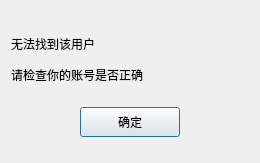
<?xml version="1.0" encoding="UTF-8"?>
<ui version="4.0">
 <class>FindFailDlg</class>
 <widget class="QDialog" name="FindFailDlg">
  <property name="geometry">
   <rect>
    <x>0</x>
    <y>0</y>
    <width>260</width>
    <height>163</height>
   </rect>
  </property>
  <property name="windowTitle">
   <string>Dialog</string>
  </property>
  <layout class="QVBoxLayout" name="verticalLayout">
   <item>
    <spacer name="verticalSpacer">
     <property name="orientation">
      <enum>Qt::Vertical</enum>
     </property>
     <property name="sizeType">
      <enum>QSizePolicy::Fixed</enum>
     </property>
     <property name="sizeHint" stdset="0">
      <size>
       <width>20</width>
       <height>20</height>
      </size>
     </property>
    </spacer>
   </item>
   <item>
    <widget class="QLabel" name="fail_tip">
     <property name="minimumSize">
      <size>
       <width>0</width>
       <height>25</height>
      </size>
     </property>
     <property name="maximumSize">
      <size>
       <width>16777215</width>
       <height>25</height>
      </size>
     </property>
     <property name="text">
      <string>无法找到该用户</string>
     </property>
    </widget>
   </item>
   <item>
    <widget class="QLabel" name="fail_tip2">
     <property name="minimumSize">
      <size>
       <width>0</width>
       <height>25</height>
      </size>
     </property>
     <property name="maximumSize">
      <size>
       <width>16777215</width>
       <height>25</height>
      </size>
     </property>
     <property name="text">
      <string>请检查你的账号是否正确</string>
     </property>
    </widget>
   </item>
   <item>
    <widget class="QWidget" name="widget" native="true">
     <layout class="QHBoxLayout" name="horizontalLayout">
      <item>
       <spacer name="horizontalSpacer">
        <property name="orientation">
         <enum>Qt::Horizontal</enum>
        </property>
        <property name="sizeHint" stdset="0">
         <size>
          <width>61</width>
          <height>20</height>
         </size>
        </property>
       </spacer>
      </item>
      <item>
       <widget class="ClickedBtn" name="fail_sure_btn">
        <property name="minimumSize">
         <size>
          <width>100</width>
          <height>30</height>
         </size>
        </property>
        <property name="maximumSize">
         <size>
          <width>100</width>
          <height>30</height>
         </size>
        </property>
        <property name="text">
         <string>确定</string>
        </property>
       </widget>
      </item>
      <item>
       <spacer name="horizontalSpacer_2">
        <property name="orientation">
         <enum>Qt::Horizontal</enum>
        </property>
        <property name="sizeHint" stdset="0">
         <size>
          <width>61</width>
          <height>20</height>
         </size>
        </property>
       </spacer>
      </item>
     </layout>
    </widget>
   </item>
  </layout>
 </widget>
 <customwidgets>
  <customwidget>
   <class>ClickedBtn</class>
   <extends>QPushButton</extends>
   <header location="global">clickedbtn.h</header>
  </customwidget>
 </customwidgets>
 <resources/>
 <connections/>
</ui>
